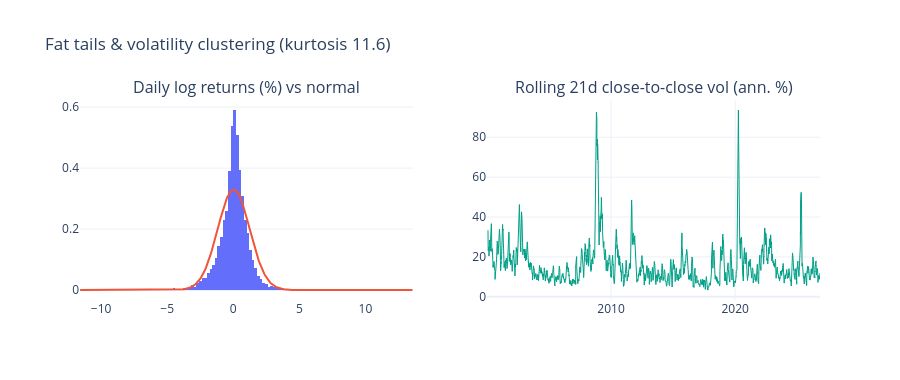

Write notebook code for a chart like this one.
### Markdown cell above
Randamentele au „cozi groase” (valori extreme mai dese decât la distribuția normală), iar volatilitatea vine în grupuri (clustering): zilele agitate urmează după zile agitate. Acest clustering este singurul motiv pentru care volatilitatea se poate prognoza.

### Code cell
plots.returns_overview(df).show()

### Figure 1 — Plotly figure (JSON) as saved in the notebook; plotly's stock layout.template omitted (floating-point values rounded to 4 significant figures; data arrays with more than 128 entries replaced by an {"elided": "..."} marker saying what was removed)
{"data": [{"histnorm": "probability density", "marker": {"color": "#636efa"}, "name": "returns", "nbinsx": 200, "type": "histogram", "x": {"elided": "6748 float values"}, "xaxis": "x", "yaxis": "y"}, {"line": {"color": "#ef553b"}, "name": "normal fit", "type": "scatter", "x": {"elided": "400 float values"}, "xaxis": "x", "y": {"elided": "400 float values"}, "yaxis": "y"}, {"line": {"color": "#00a087", "width": 1}, "name": "21d vol", "type": "scatter", "x": {"elided": "6748 str values"}, "xaxis": "x2", "y": {"elided": "6748 float values"}, "yaxis": "y2"}], "layout": {"annotations": [{"font": {"size": 16}, "showarrow": false, "text": "Daily log returns (%) vs normal", "x": 0.225, "xanchor": "center", "xref": "paper", "y": 1, "yanchor": "bottom", "yref": "paper"}, {"font": {"size": 16}, "showarrow": false, "text": "Rolling 21d close-to-close vol (ann. %)", "x": 0.775, "xanchor": "center", "xref": "paper", "y": 1, "yanchor": "bottom", "yref": "paper"}], "height": 380, "showlegend": false, "title": {"text": "Fat tails & volatility clustering (kurtosis 11.6)"}, "xaxis": {"anchor": "y", "domain": [0, 0.45]}, "xaxis2": {"anchor": "y2", "domain": [0.55, 1]}, "yaxis": {"anchor": "x", "domain": [0, 1]}, "yaxis2": {"anchor": "x2", "domain": [0, 1]}}}
